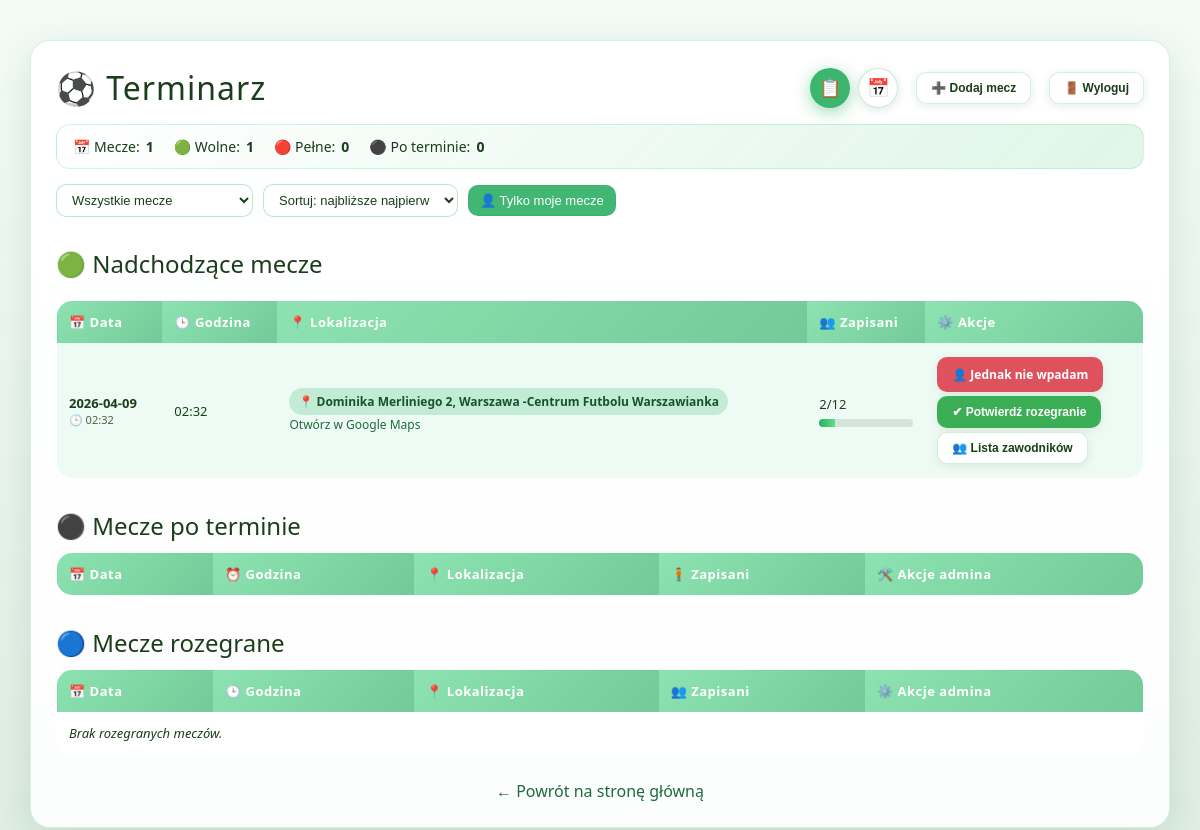
/terminarz (signed in), run on the app's committed database.
### tables this page shows
CREATE TABLE matches (
            id INTEGER PRIMARY KEY AUTOINCREMENT,
            match_date TEXT NOT NULL,
            match_time TEXT NOT NULL,
            location TEXT NOT NULL,
            max_slots INTEGER NOT NULL,
            signed_up INTEGER NOT NULL DEFAULT 0,
            played INTEGER NOT NULL DEFAULT 0
        );

### app.py (the view)
@app.route("/terminarz")
def terminarz():
    conn = get_db()
    matches = conn.execute("SELECT * FROM matches ORDER BY match_date ASC, match_time ASC").fetchall()
    signups = conn.execute("""
        SELECT ms.match_id, ms.paid, u.first_name, u.last_name, u.player_alias AS zawodnik
        FROM match_signups ms
        JOIN users u ON u.id = ms.user_id
        ORDER BY u.first_name ASC
    """).fetchall()
    conn.close()
    players_by_match = {}
    for s in signups:
        players_by_match.setdefault(s["match_id"], []).append(s)
    user_signed = {}
    if "user_id" in session:
        moj_zawodnik = session.get("zawodnik") or session.get("player_alias")
        for s in signups:
            if s["zawodnik"] == moj_zawodnik:
                user_signed[s["match_id"]] = True
    players_data = {}
    for m in matches:
        mid = m["id"]
        plist = []
        for p in players_by_match.get(mid, []):
            fn = (p["first_name"] or "").strip()
            ln = (p["last_name"] or "").strip()
            initials = ""
            if fn:
                initials += fn[0]
            if ln:
                initials += ln[0]
            plist.append(
                {
                    "name": f"{fn} {ln}".strip(),
                    "zawodnik": p["zawodnik"] or "",
                    "initials": initials,
                    "paid": p["paid"],
                }
            )
        players_data[mid] = {
            "date": m["match_date"],
            "time": m["match_time"],
            "location": m["location"],
            "max": m["max_slots"],
            "players": plist,
        }
    today = date.today()
    upcoming_matches = []
    after_date_not_confirmed = []
    played_confirmed = []
    for m in matches:
        m_date = date.fromisoformat(m["match_date"])
        if m["played"] == 1:
            played_confirmed.append(m)
        else:
            if m_date >= today:
                upcoming_matches.append(m)
            else:
                after_date_not_confirmed.append(m)
    return render_template(
        "terminarz.html",
        matches=matches,
        upcoming_matches=upcoming_matches,
        after_date_not_confirmed=after_date_not_confirmed,
        played_confirmed=played_confirmed,
        players_by_match=players_by_match,
        players_data=players_data,
        user_signed=user_signed,
    )

### db.py (called while the page is built)
def get_db():
    conn = sqlite3.connect("database.db")
    conn.row_factory = sqlite3.Row
    return conn

### templates/terminarz.html (shortened to what this page needs)
<!DOCTYPE html>
<html lang="pl">
<head>
</head>
<body>
<div class="container">
    <div class="header-row">
        <h1>⚽ Terminarz</h1>
        <div class="view-toggle">
            <button id="btn-list" class="icon-toggle active" title="Widok listy">📋</button>
            <button id="btn-calendar" class="icon-toggle" title="Widok kalendarza">📅</button>
            {% if session.is_admin == 1 %}
            <button id="openAddMatchModal" type="button" class="btn-modern" style="margin-left:10px;">➕ Dodaj mecz</button>
            {% endif %}
            {% if session.user_id %}
            <button class="btn-modern" style="margin-left:10px;" onclick="openLogoutPopup()">🚪 Wyloguj</button>
            {% endif %}
        </div>
    </div>
    <div id="stats-bar" class="stats-bar">
        <div class="stats-item">📅 Mecze: <span id="stat-total" class="value">0</span></div>
        <div class="stats-item">🟢 Wolne: <span id="stat-free" class="value">0</span></div>
        <div class="stats-item">🔴 Pełne: <span id="stat-full" class="value">0</span></div>
        <div class="stats-item">⚫ Po terminie: <span id="stat-past" class="value">0</span></div>
    </div>
    <div class="controls">
        <select id="filter-select">
            <option value="all">Wszystkie mecze</option>
        </select>
        <select id="sort-select">
            <option value="asc">Sortuj: najbliższe najpierw</option>
        </select>
        <button id="filter-mine" class="btn-filter">👤 Tylko moje mecze</button>
    </div>
    <div id="list-view">
        <h2>🟢 Nadchodzące mecze</h2>
        <div style="max-height: 450px; overflow-y: auto; border-radius: 16px;">
            <table>
                <thead>
                <tr>
                    <th>📅 Data</th>
                    <th>🕒 Godzina</th>
                    <th>📍 Lokalizacja</th>
                    <th>👥 Zapisani</th>
                    <th>⚙️ Akcje</th>
                </tr>
                </thead>
                <tbody id="list-tbody">
                {% for m in upcoming_matches %}
                {% set signed = m["signed_up"] %}
                {% set max_slots = m["max_slots"] %}
                {% set percent = (signed / max_slots) * 100 if max_slots > 0 else 0 %}
                {% if percent < 50 %}
                {% set row_class = "row-green" %}
                {% elif percent < 80 %}
                {% set row_class = "row-yellow" %}
                {% else %}
                {% set row_class = "row-red" %}
                {% endif %}
                <tr class="{{ row_class }} match-row"
                    data-id="{{ m['id'] }}"
                    data-date="{{ m['match_date'] }}"
                    data-time="{{ m['match_time'] }}"
                    data-signed="{{ signed }}"
                    data-max="{{ max_slots }}"
                    data-mine="{% if user_signed.get(m['id']) %}1{% else %}0{% endif %}">
                    <td>
                        <div style="font-weight:600;">{{ m["match_date"] }}</div>
                        <div style="font-size:11px; opacity:0.8;">🕒 {{ m["match_time"] }}</div>
                    </td>
                    <td>{{ m["match_time"] }}</td>
                    <td>
                        <span class="location-tag">📍 {{ m["location"] }}</span><br>
                        <a href="https://www.google.com/maps/search/?api=1&query={{ m['location'] | urlencode }}"
                           target="_blank"
                           style="color:#1d6b3d; text-decoration:none; font-size:12px;">
                            Otwórz w Google Maps
                        </a>
                    </td>
                    <td>
                        {{ signed }}/{{ max_slots }}
                        <div class="progress-container">
                            <div class="progress-bar" style="--target-width: {{ percent }}%;"></div>
                        </div>
                    </td>
                    <td>
                        {% if session.user_id %}
                        {% if user_signed.get(m["id"]) %}
                        <a href="/terminarz/unsubscribe/{{ m['id'] }}" class="btn-modern btn-leave">
                            👤 Jednak nie wpadam
                        </a>
                        {% endif %}
                        {% else %}
                        <span style="color:rgba(27,61,43,0.5);">Zaloguj się</span>
                        {% endif %}
                        {% if session.is_admin == 1 %}
                        <br>
                        <form action="/admin/match/{{ m['id'] }}/set_played" method="post" style="display:inline;">
                            <button type="submit" class="btn-modern btn-admin-confirm">
                                ✔ Potwierdź rozegranie
                            </button>
                        </form>
                        {% endif %}
                        <br>
                        <button class="btn-modern btn-list-players" onclick="openPlayersPopup({{ m['id'] }})">
                            👥 Lista zawodników
                        </button>
                    </td>
                </tr>
                {% endfor %}
                </tbody>
            </table>
        </div>
        <h2>⚫ Mecze po terminie <small></small></h2>
        <table>
            <thead>
            <tr>
                <th>📅 Data</th>
                <th>⏰ Godzina</th>
                <th>📍 Lokalizacja</th>
                <th>🧍 Zapisani</th>
                <th>🛠️ Akcje admina</th>
            </tr>
            </thead>
        </table>
        <h2>🔵 Mecze rozegrane <small></small></h2>
        <table>
            <thead>
            <tr>
                <th>📅 Data</th>
                <th>🕒 Godzina</th>
                <th>📍 Lokalizacja</th>
                <th>👥 Zapisani</th>
                <th>⚙️ Akcje admina</th>
            </tr>
            </thead>
            <tbody>
            {% for m in played_confirmed %}
            <tr class="row-red">
                <td>{{ m["match_date"] }}</td>
                <td>{{ m["match_time"] }}</td>
                <td>{{ m["location"] }}</td>
                <td>{{ m["signed_up"] }}/{{ m["max_slots"] }}</td>
                <td>
                    {% if session.is_admin == 1 %}
                    <form action="/admin/match/{{ m['id'] }}/unset_played" method="post" style="display:inline;">
                        <button type="submit" class="btn-modern btn-admin-unconfirm">
                            ↩ Cofnij rozegranie
                        </button>
                    </form>
                    {% else %}
                    <span style="color:rgba(27,61,43,0.5);">Rozegrany</span>
                    {% endif %}
                </td>
            </tr>
            {% else %}
            <tr><td colspan="5"><i>Brak rozegranych meczów.</i></td></tr>
            {% endfor %}
            </tbody>
        </table>
    </div>
    <a href="/" class="back">← Powrót na stronę główną</a>
</div>
</body>
</html>

### templates/terminarz.html (style rules this page uses)
* { box-sizing: border-box; }
body { margin: 0; padding: 0; font-family: "Segoe UI", Arial, sans-serif; color: #1b3d1b; background-image: url('/static/murawa.jpg'); background-size: cover; background-position: center; background-repeat: no-repeat; }
.container { width: 95%; max-width: 1200px; margin: 40px auto; background: rgba(255, 255, 255, 0.9); padding: 25px; border-radius: 20px; backdrop-filter: blur(12px); border: 1px solid rgba(46, 204, 113, 0.22); box-shadow: 0 12px 40px rgba(27, 61, 43, 0.12); position: relative; }
.header-row { display: flex; align-items: center; justify-content: space-between; gap: 10px; margin-bottom: 15px; }
h1 { font-weight: 300; letter-spacing: 1px; margin: 0; display: flex; align-items: center; gap: 10px; }
h2 { font-weight: 400; margin-top: 30px; margin-bottom: 10px; display: flex; align-items: center; gap: 8px; }
.view-toggle { display: flex; align-items: center; gap: 8px; }
.icon-toggle { width: 40px; height: 40px; border-radius: 50%; border: 1px solid rgba(39, 174, 96, 0.25); cursor: pointer; background: rgba(255, 255, 255, 0.85); color: #1b3d1b; display: flex; align-items: center; justify-content: center; font-size: 18px; box-shadow: 0 2px 10px rgba(27, 61, 43, 0.12); transition: 0.25s ease; }
.icon-toggle.active { background: rgba(39, 174, 96, 0.9); color: #fff; box-shadow: 0 4px 16px rgba(39, 174, 96, 0.45); }
.stats-bar { background: linear-gradient(135deg, rgba(255, 255, 255, 0.95), rgba(220, 245, 230, 0.9)); padding: 12px 16px; border-radius: 14px; backdrop-filter: blur(10px); margin-bottom: 15px; font-size: 14px; display: flex; gap: 20px; flex-wrap: wrap; align-items: center; border: 1px solid rgba(46, 204, 113, 0.2); }
.stats-item { display: flex; align-items: center; gap: 6px; }
.stats-item span.value { font-weight: 600; }
.controls { display: flex; flex-wrap: wrap; gap: 10px; margin-bottom: 15px; align-items: center; }
.controls select, .controls button { padding: 7px 11px; border-radius: 10px; border: 1px solid rgba(39, 174, 96, 0.3); font-size: 13px; cursor: pointer; }
.controls select { background: #fff; color: #1b3d1b; }
.controls button { background: rgba(39, 174, 96, 0.88); color: #fff; }
.btn-filter { background: rgba(255, 255, 255, 0.9); color: #1b3d1b; border-radius: 10px; border: 1px solid rgba(39, 174, 96, 0.25); padding: 7px 11px; font-size: 13px; cursor: pointer; transition: 0.2s ease; }
table { width: 100%; border-collapse: collapse; margin-top: 10px; border-radius: 16px; overflow: hidden; background: rgba(255, 255, 255, 0.75); backdrop-filter: blur(8px); border: 1px solid rgba(46, 204, 113, 0.15); }
thead tr { position: sticky; top: 0; z-index: 2; }
th { padding: 12px; background: linear-gradient(135deg, rgba(46, 204, 113, 0.55), rgba(39, 174, 96, 0.65)); font-weight: 600; letter-spacing: 0.5px; font-size: 13px; text-align: left; color: #fff; }
td { padding: 12px; border-bottom: 1px solid rgba(27, 61, 43, 0.1); font-size: 13px; }
tr:last-child td { border-bottom: none; }
.row-green { background: rgba(46, 204, 113, 0.08); }
.location-tag { display: inline-block; padding: 5px 9px; background: rgba(39, 174, 96, 0.2); border-radius: 999px; font-size: 12px; font-weight: 600; color: #14532d; backdrop-filter: blur(4px); }
.btn-modern { padding: 8px 14px; border-radius: 10px; font-size: 12px; font-weight: 600; cursor: pointer; border: 1px solid rgba(39, 174, 96, 0.2); text-decoration: none; display: inline-block; transition: 0.25s ease; backdrop-filter: blur(6px); background: rgba(255, 255, 255, 0.95); color: #1b3d1b; box-shadow: 0 2px 8px rgba(27, 61, 43, 0.1); margin: 2px 0; }
.btn-leave { background: rgba(220, 53, 69, 0.85); color: #fff; border-color: transparent; }
.btn-admin-confirm { background: rgba(40, 167, 69, 0.9); color: #fff; }
.progress-container { width: 100%; background: rgba(27, 61, 43, 0.12); border-radius: 8px; height: 8px; margin-top: 6px; overflow: hidden; }
.progress-bar { height: 8px; background: linear-gradient(90deg, #27ae60, #5dde8a); width: 0%; animation: fillBar 1s ease forwards; }
a.back { display: block; text-align: center; margin-top: 25px; color: #1d6b3d; text-decoration: none; font-size: 16px; font-weight: 500; }

### data on the page
matches: match_date "2026-04-09", match_time "02:32", location "Dominika Merliniego 2, Warszawa -Centrum Futbolu Warszawianka", signed_up "2", max_slots "12", {{ percent }} 16.666666666666664 (drawn)
